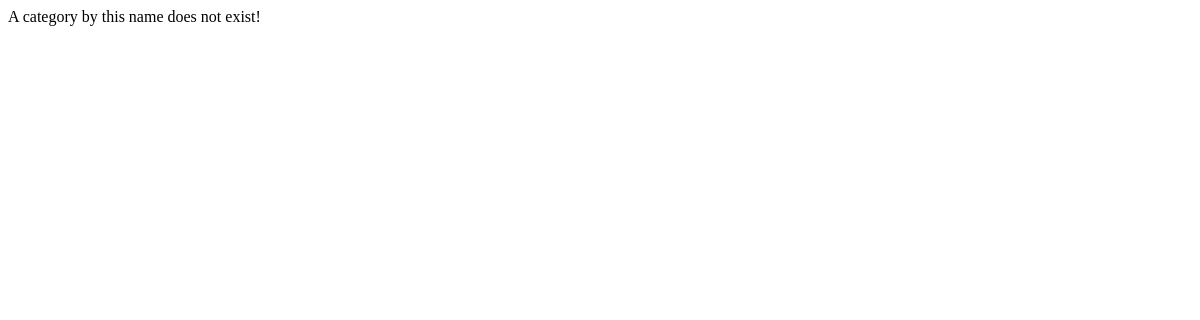
Before: /rango/category/pascal/add_page/ with the older database file.
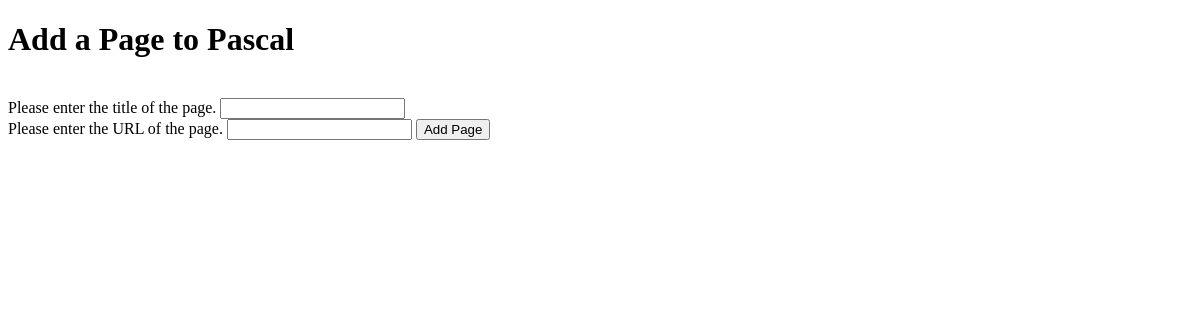
After: the same page with the newer database file.
### rango/models.py (models this page shows, shortened)
class Category(models.Model):
    name = models.CharField(max_length=128, unique=True)
    views = models.IntegerField(default=0)
    likes = models.IntegerField(default=0)
    slug = models.SlugField(blank=True)
    class Meta:
        verbose_name_plural= 'Categories'

### rango/views.py (the view)
# urls.py: url(r'^category/(?P<category_name_slug>[\w\-]+)/add_page/$', views.add_page, name='add_page'),
def add_page(request, category_name_slug):
    try:
	category = Category.objects.get(slug=category_name_slug)
    except Category.DoesNotExist:
	category = None
    form = PageForm()
    if request.method == 'Post':
	form = PageForm(request.POST)
	if form.is_valid():
	    if category:
		page = form.save(commit=False)
		page.category =category
		page.views = 0
		page.save()
		return show_category(request, category_name_slug)
	else:
	    print (form.errors)
    context_dict = {'form':form, 'category': category}
    return render(request, 'rango/add_page.html', context_dict)

### rango/forms.py (shortened to what this page needs)
class PageForm(forms.ModelForm):
    title = forms.CharField(max_length=128, help_text="Please enter the title of the page.")
    url = forms.URLField(max_length=200, help_text="Please enter the URL of the page.")
    views = forms.IntegerField(widget=forms.HiddenInput(), initial=0)
    class Meta:
        model = Page
        exclude = ('category',)

### templates/rango/add_page.html (shortened to what this page needs)
<!DOCTYPE html>
	<html>
	    <head>
	    </head>
	    <body>
			{% if category %}
	        <h1>Add a Page to {{category.name}}</h1>
	        <form id="page_form" method="post" action="/rango/category{{ category.slug }}/add_page/">
	            {% for field in form.visible_fields %}<br />
	                {{ field.help_text }}
	                {{ field }}
	            {% endfor %}
	            <input type="submit" name="submit" value="Add Page" />
	        </form>
			{% else %}
				A category by this name does not exist!
			{% endif%}
	    </body>
	</html>

Changed rows visible on the page:
added Category: name "Pascal"
Other visible differences:
form field submit: (not shown) → "Add Page"
text no longer shown: "A category by this name does not exist!"
text now shown: "Add a Page to"
new list line: "Please enter the title of the page. "
new list line: "Please enter the URL of the page. "
